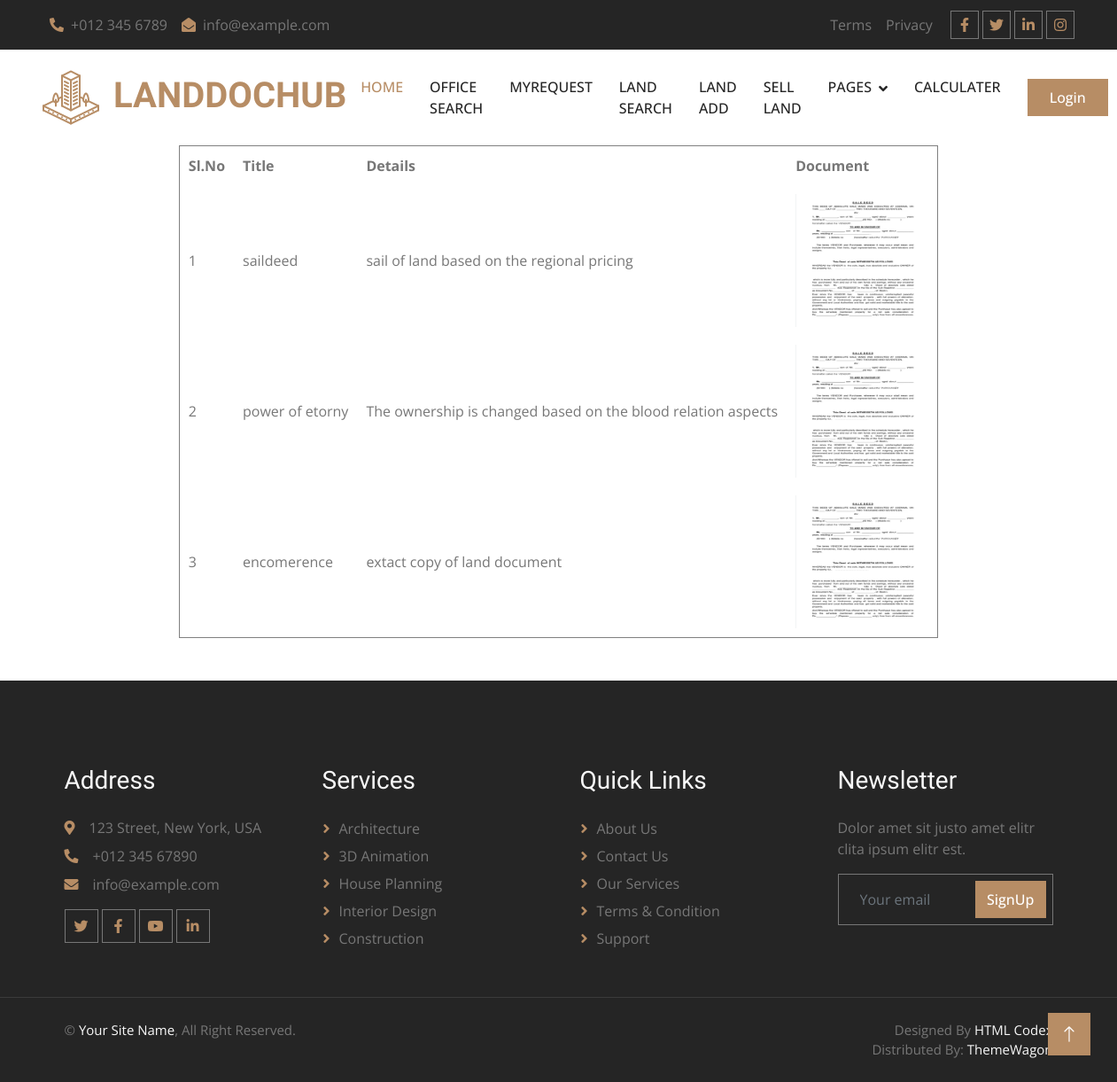
The page /User/KnowledeRepository/ on the database its author committed.
### Admin/models.py (models this page shows)
class tbl_knowlederepository(models.Model):
    knowrepo_title=models.CharField(max_length=500)
    knowrepo_details=models.CharField(max_length=500)
    knowrepo_document=models.FileField(upload_to='Assests/KnowledegeDocs/')

### User/views.py (the view)
# urls.py: path('KnowledeRepository/',views.KnowledeRepository,name="KnowledeRepository"),
def KnowledeRepository(request):
    serviceData=tbl_knowlederepository.objects.all()
    return render(request,'User/KnowledegeRepositoryView.html',{'serviceData':serviceData})

### User/Templates/User/KnowledegeRepositoryView.html (shortened to what this page needs)
{% extends 'User/Header.html' %}
{% load static %}
{% block content %}
<!DOCTYPE html>
<html lang="en">
<head>
</head>
<body>
<table border="1" align="center" cellpadding="10">
    <tr>
        <th>Sl.No</th>
        <th>Title</th>
        <th>Details</th>
        <th>Document</th>
    </tr>
    {% for i in serviceData %}
    <tr>
        <td>{{forloop.counter}}</td>
        <td>{{i.knowrepo_title}}</td>
        <td>{{i.knowrepo_details}}</td>
        <td><a href="{{i.knowrepo_document.url}}" download><img src="{{i.knowrepo_document.url}}"  width="150" height="150" alt="" ></a></td>
    </tr>
    {% endfor %}
</table>
{% endblock content %}

### Guest/static/Main/css/style.css (style rules this page uses)
:root { --primary: #B78D65; --light: #F8F8F8; --dark: #252525; }

### rows shown on the page
tbl_knowlederepository: knowrepo_title "saildeed", knowrepo_details "sail of land based on the regional pricing", knowrepo_document (picture)
tbl_knowlederepository: knowrepo_title "power of etorny", knowrepo_details "The ownership is changed based on the blood relation aspects", knowrepo_document (picture)
tbl_knowlederepository: knowrepo_title "encomerence", knowrepo_details "extact copy of land document", knowrepo_document (picture)
